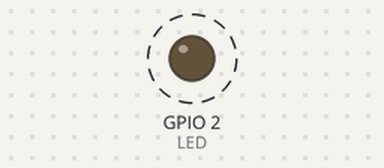
Simulated run of this sketch. Board: ESP32. Parts: output pins drawn as LEDs (lit = HIGH). Dashed ring = blinking. What the sketch prints to the serial monitor is not drawn.

Above: at 0.5 s.
Timing chart, 0 to 4.6 s (numbered marks = the images above):
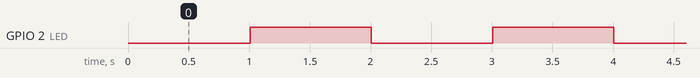

The sketch:

03_Task_Timer_LedBlink.ino
```cpp
#include "freertos/FreeRTOS.h"
#include <freertos/task.h>

// #include <freertos/timers.h>

/* Define Built-in LED PIN GPIO_NUM_2*/
#define LED 2

/* Define CPU Core of ESP32 */
#define CORE 1
#define DELAY 1000

// Handle For Task on/of
TaskHandle_t turn_on_task, turn_off_task;

void turn_on_funct(void *data) {
  while (1) {
    Serial.println("Led Turned On\n");
    digitalWrite(LED, HIGH);
    Serial.println("Task ON Suspend\n");
    vTaskResume(turn_off_task);
    vTaskSuspend(turn_on_task);
    vTaskDelay(pdMS_TO_TICKS(DELAY));
  }
}

void turn_off_funct(void *data) {
  while (1) {
    Serial.println("Led Turned Off\n");
    digitalWrite(LED, LOW);
    Serial.println("Task OFF Suspend\n");
    vTaskResume(turn_on_task);
    vTaskSuspend(turn_off_task);
    vTaskDelay(pdMS_TO_TICKS(DELAY));
  }
}


void setup() {
  // put your setup code here, to run once:
  Serial.begin(9600);
  // Set Led pin as OUTPUT
  pinMode(LED, OUTPUT);
  digitalWrite(LED, LOW);

  /* Create Task to Blink LED */
  xTaskCreatePinnedToCore(turn_on_funct, "My Task", 2048, NULL, 1, &turn_on_task, CORE);
  xTaskCreatePinnedToCore(turn_off_funct, "My Task", 2048, NULL, 1, &turn_off_task, CORE);
}

void loop() {
  // put your main code here, to run repeatedly:
}
```

Measured:
- by itself, GPIO 2 (LED): alternates HIGH for 1.0 s and LOW for 1.0 s
